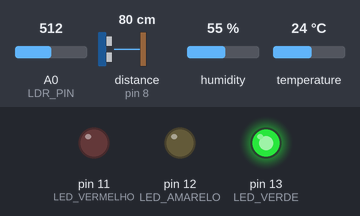
A sketch run on a simulated Arduino Uno, built with avr-gcc and run on an emulated ATmega328P. Parts: output pins drawn as LEDs (lit = HIGH). Wiring (inferred from the names in the program): ultrasonic range finder: trigger pin 7; echo pin 8. The test bench sets the inputs (shaded band); at power-on: humidity 55 %, A0 (LDR_PIN) = 512, distance to the obstacle (sensor on pin 8) 80 cm, temperature 24 °C. The echo pulse lasts 58.3 µs per cm; pins used as bus, display or sensor lines are not drawn; what the sketch prints to the serial monitor is not drawn.

Above: at 1.8 s.
1.9 s: humidity set to 31 %
3.4 s: humidity set to 28 %
6.6 s: A0 (LDR_PIN) set to 210
8.1 s: A0 (LDR_PIN) set to 184
At 16.7 s:
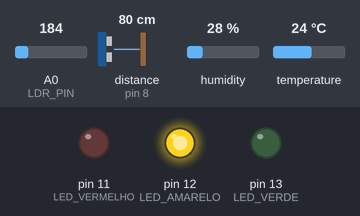
At 21.8 s:
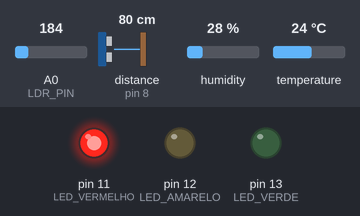
Timing chart, 0 to 23.0 s (numbered marks = the images above; inputs shaded):
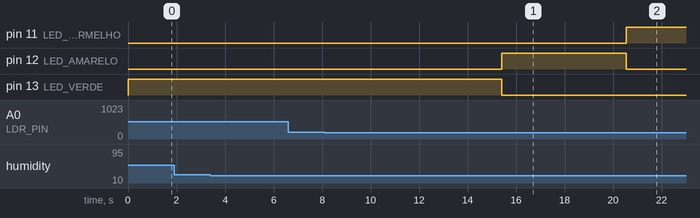

The sketch:

esp32_contratacao.ino
```cpp
#include <DHT.h>
#include <ArduinoJson.h>

// ------------------------
// DEFINIÇÃO DE PINOS
// ------------------------
#define DHTPIN 2
#define DHTTYPE DHT22

#define TRIGGER_PIN 7
#define ECHO_PIN 8

#define LDR_PIN A0

#define LED_VERDE 13
#define LED_AMARELO 12
#define LED_VERMELHO 11

// ------------------------
// OBJETOS
// ------------------------
DHT dht(DHTPIN, DHTTYPE);

// ------------------------
// VARIÁVEIS DE SENSORES
// ------------------------
int dist = 0;
int ldrValor = 0;

// ------------------------
// TURNOS DE FALA (CONFIGURÁVEIS)
// ------------------------
unsigned long tempoCandidato = 15000; // 15s
unsigned long tempoTransicao = 5000;  // 5s
unsigned long tempoRecrutador = 15000; // 15s

// ------------------------
// CONTROLE DO CICLO
// ------------------------
unsigned long inicioTurno = 0;
int turnoAtual = 0;
/*
0 = candidato fala (verde)
1 = transição (amarelo)
2 = recrutador fala (vermelho)
*/

// ------------------------
// CONFIGURAÇÃO INICIAL
// ------------------------
void setup() {
  Serial.begin(115200);

  dht.begin();

  pinMode(TRIGGER_PIN, OUTPUT);
  pinMode(ECHO_PIN, INPUT);
  pinMode(LDR_PIN, INPUT);

  pinMode(LED_VERDE, OUTPUT);
  pinMode(LED_AMARELO, OUTPUT);
  pinMode(LED_VERMELHO, OUTPUT);

  inicioTurno = millis();
}

// ------------------------
// LÊ DISTÂNCIA (AUXILIAR)
// ------------------------
int lerDistancia() {
  digitalWrite(TRIGGER_PIN, LOW);
  delayMicroseconds(2);
  digitalWrite(TRIGGER_PIN, HIGH);
  delayMicroseconds(10);
  digitalWrite(TRIGGER_PIN, LOW);

  long duracao = pulseIn(ECHO_PIN, HIGH);
  int cm = duracao / 58;

  return cm;
}

// ------------------------
// ATUALIZA O TURNO COM BASE NO CRONÔMETRO
// ------------------------
String atualizarTurno() {
  unsigned long agora = millis();
  unsigned long decorrido = agora - inicioTurno;

  if (turnoAtual == 0 && decorrido >= tempoCandidato) {
    turnoAtual = 1;
    inicioTurno = agora;
  }
  else if (turnoAtual == 1 && decorrido >= tempoTransicao) {
    turnoAtual = 2;
    inicioTurno = agora;
  }
  else if (turnoAtual == 2 && decorrido >= tempoRecrutador) {
    turnoAtual = 0;
    inicioTurno = agora;
  }

  // Atualiza LEDs conforme turno
  if (turnoAtual == 0) {
    digitalWrite(LED_VERDE, HIGH);
    digitalWrite(LED_AMARELO, LOW);
    digitalWrite(LED_VERMELHO, LOW);
    return "candidato_fala";
  }

  if (turnoAtual == 1) {
    digitalWrite(LED_VERDE, LOW);
    digitalWrite(LED_AMARELO, HIGH);
    digitalWrite(LED_VERMELHO, LOW);
    return "transicao";
  }

  digitalWrite(LED_VERDE, LOW);
  digitalWrite(LED_AMARELO, LOW);
  digitalWrite(LED_VERMELHO, HIGH);
  return "recrutador_fala";
}

// ------------------------
// LOOP PRINCIPAL
// ------------------------
void loop() {

  // ----- Lê sensores -----
  dist = lerDistancia();
  int temperatura = dht.readTemperature();
  int umidade = dht.readHumidity();
  ldrValor = analogRead(LDR_PIN);

  // ----- Atualiza turno -----
  String turno = atualizarTurno();

  // Flags úteis para dashboards / decisões
  bool podeFalar = (turno == "candidato_fala");
  bool podeOuvir = (turno == "recrutador_fala" || turno == "transicao");

  // ----- Monta JSON -----
  StaticJsonDocument<256> json;

  json["distancia_cm"]     = dist;
  json["temperatura_c"]    = temperatura;
  json["umidade_pct"]      = umidade;
  json["luminosidade_raw"] = ldrValor;

  json["turno"] = turno;
  json["pode_falar"] = podeFalar;
  json["pode_ouvir"] = podeOuvir;

  json["alerta_conforto"] = (temperatura > 28 || temperatura < 18 || umidade < 30 || umidade > 70);
  json["alerta_luz_baixa"] = (ldrValor < 200);

  // ----- Envia pela Serial -----
  serializeJson(json, Serial);
  Serial.println();

  delay(1000); // Taxa de envio
}
```

Measured:
- the behaviour switches between 200 and 199 on A0 (LDR_PIN) (found by bisection; images 0 and 1)
- after the input at 1.9 s, every drawn part: stays the same
- after the input at 3.4 s, every drawn part: stays the same
- after the input at 6.6 s, every drawn part: stays the same
